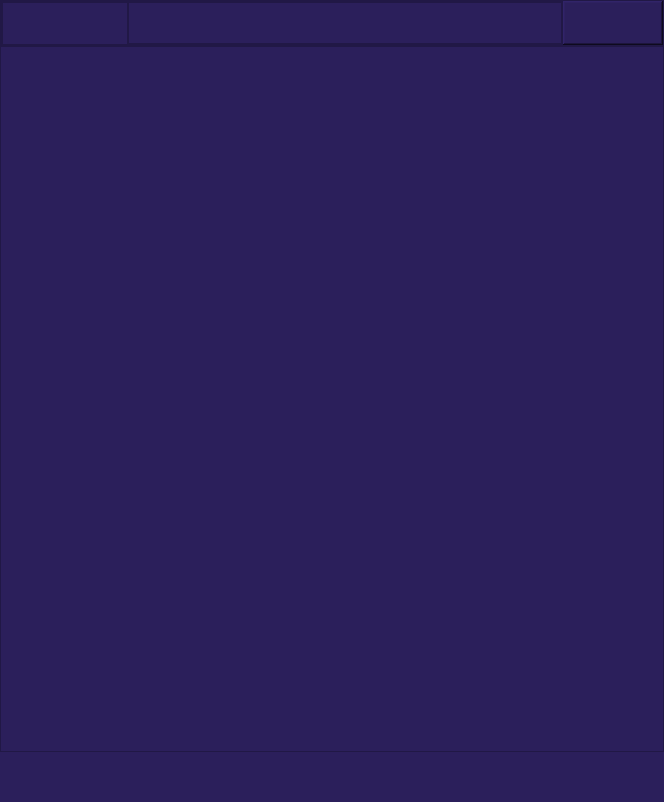
<?xml version="1.0" encoding="UTF-8"?>
<ui version="4.0">
 <class>MainWindow</class>
 <widget class="QMainWindow" name="MainWindow">
  <property name="geometry">
   <rect>
    <x>0</x>
    <y>0</y>
    <width>664</width>
    <height>802</height>
   </rect>
  </property>
  <property name="windowTitle">
   <string>MainWindow</string>
  </property>
  <widget class="QWidget" name="centralwidget">
   <layout class="QVBoxLayout" name="verticalLayout">
    <property name="spacing">
     <number>0</number>
    </property>
    <property name="leftMargin">
     <number>0</number>
    </property>
    <property name="topMargin">
     <number>0</number>
    </property>
    <property name="rightMargin">
     <number>0</number>
    </property>
    <property name="bottomMargin">
     <number>0</number>
    </property>
    <item>
     <widget class="QFrame" name="main_header">
      <property name="enabled">
       <bool>true</bool>
      </property>
      <property name="maximumSize">
       <size>
        <width>16777215</width>
        <height>46</height>
       </size>
      </property>
      <property name="styleSheet">
       <string notr="true">background-color: rgb(43, 31, 91);</string>
      </property>
      <property name="frameShape">
       <enum>QFrame::StyledPanel</enum>
      </property>
      <property name="frameShadow">
       <enum>QFrame::Raised</enum>
      </property>
      <layout class="QHBoxLayout" name="horizontalLayout_2">
       <property name="spacing">
        <number>0</number>
       </property>
       <property name="leftMargin">
        <number>0</number>
       </property>
       <property name="topMargin">
        <number>0</number>
       </property>
       <property name="rightMargin">
        <number>0</number>
       </property>
       <property name="bottomMargin">
        <number>0</number>
       </property>
       <item>
        <widget class="QFrame" name="title_bar_container">
         <property name="enabled">
          <bool>false</bool>
         </property>
         <property name="styleSheet">
          <string notr="true"/>
         </property>
         <property name="frameShape">
          <enum>QFrame::StyledPanel</enum>
         </property>
         <property name="frameShadow">
          <enum>QFrame::Raised</enum>
         </property>
         <layout class="QHBoxLayout" name="horizontalLayout_5">
          <property name="spacing">
           <number>0</number>
          </property>
          <property name="leftMargin">
           <number>0</number>
          </property>
          <property name="topMargin">
           <number>0</number>
          </property>
          <property name="rightMargin">
           <number>0</number>
          </property>
          <property name="bottomMargin">
           <number>0</number>
          </property>
          <item>
           <widget class="QFrame" name="left_menu_toggle">
            <property name="enabled">
             <bool>false</bool>
            </property>
            <property name="minimumSize">
             <size>
              <width>126</width>
              <height>0</height>
             </size>
            </property>
            <property name="maximumSize">
             <size>
              <width>126</width>
              <height>16777215</height>
             </size>
            </property>
            <property name="styleSheet">
             <string notr="true">QPushButton{
	border-radius: 5px;
}
QPushButton:hover{
	background-color: rgb(0, 92, 157);
}</string>
            </property>
            <property name="frameShape">
             <enum>QFrame::StyledPanel</enum>
            </property>
            <property name="frameShadow">
             <enum>QFrame::Raised</enum>
            </property>
            <layout class="QHBoxLayout" name="horizontalLayout_4">
             <property name="spacing">
              <number>0</number>
             </property>
             <property name="leftMargin">
              <number>0</number>
             </property>
             <property name="topMargin">
              <number>0</number>
             </property>
             <property name="rightMargin">
              <number>0</number>
             </property>
             <property name="bottomMargin">
              <number>0</number>
             </property>
             <item>
              <widget class="QPushButton" name="pushButton">
               <property name="minimumSize">
                <size>
                 <width>0</width>
                 <height>50</height>
                </size>
               </property>
               <property name="cursor">
                <cursorShape>PointingHandCursor</cursorShape>
               </property>
               <property name="styleSheet">
                <string notr="true">
</string>
               </property>
               <property name="text">
                <string/>
               </property>
               <property name="icon">
                <iconset resource="LSFM_app.qrc">
                 <normaloff>:/icons/icons/cil-menu.png</normaloff>:/icons/icons/cil-menu.png</iconset>
               </property>
               <property name="iconSize">
                <size>
                 <width>24</width>
                 <height>24</height>
                </size>
               </property>
              </widget>
             </item>
            </layout>
           </widget>
          </item>
          <item>
           <widget class="QFrame" name="title_bar">
            <property name="frameShape">
             <enum>QFrame::StyledPanel</enum>
            </property>
            <property name="frameShadow">
             <enum>QFrame::Raised</enum>
            </property>
           </widget>
          </item>
         </layout>
        </widget>
       </item>
       <item>
        <widget class="QFrame" name="top_right_btns">
         <property name="maximumSize">
          <size>
           <width>100</width>
           <height>16777215</height>
          </size>
         </property>
         <property name="styleSheet">
          <string notr="true">QPushButton{
border-radius: 5px;
}
QPushButton:hover{
background-color:rgb(0,92,157);
}</string>
         </property>
         <property name="frameShape">
          <enum>QFrame::WinPanel</enum>
         </property>
         <property name="frameShadow">
          <enum>QFrame::Raised</enum>
         </property>
         <layout class="QHBoxLayout" name="horizontalLayout_3">
          <property name="spacing">
           <number>-1</number>
          </property>
          <property name="leftMargin">
           <number>0</number>
          </property>
          <property name="topMargin">
           <number>0</number>
          </property>
          <property name="rightMargin">
           <number>0</number>
          </property>
          <property name="bottomMargin">
           <number>0</number>
          </property>
          <item>
           <widget class="QPushButton" name="restoreButton">
            <property name="cursor">
             <cursorShape>PointingHandCursor</cursorShape>
            </property>
            <property name="styleSheet">
             <string notr="true"/>
            </property>
            <property name="text">
             <string/>
            </property>
            <property name="icon">
             <iconset resource="LSFM_app.qrc">
              <normaloff>:/icons/icons/cil-window-restore.png</normaloff>:/icons/icons/cil-window-restore.png</iconset>
            </property>
            <property name="iconSize">
             <size>
              <width>24</width>
              <height>24</height>
             </size>
            </property>
           </widget>
          </item>
          <item>
           <widget class="QPushButton" name="minimzebutton">
            <property name="enabled">
             <bool>true</bool>
            </property>
            <property name="cursor">
             <cursorShape>PointingHandCursor</cursorShape>
            </property>
            <property name="styleSheet">
             <string notr="true"/>
            </property>
            <property name="text">
             <string/>
            </property>
            <property name="icon">
             <iconset resource="LSFM_app.qrc">
              <normaloff>:/icons/icons/cil-minus.png</normaloff>:/icons/icons/cil-minus.png</iconset>
            </property>
            <property name="iconSize">
             <size>
              <width>24</width>
              <height>24</height>
             </size>
            </property>
           </widget>
          </item>
          <item>
           <widget class="QPushButton" name="closeButton">
            <property name="cursor">
             <cursorShape>PointingHandCursor</cursorShape>
            </property>
            <property name="styleSheet">
             <string notr="true"/>
            </property>
            <property name="text">
             <string/>
            </property>
            <property name="icon">
             <iconset resource="LSFM_app.qrc">
              <normaloff>:/icons/icons/cil-x.png</normaloff>:/icons/icons/cil-x.png</iconset>
            </property>
            <property name="iconSize">
             <size>
              <width>24</width>
              <height>24</height>
             </size>
            </property>
           </widget>
          </item>
         </layout>
        </widget>
       </item>
      </layout>
     </widget>
    </item>
    <item>
     <widget class="QFrame" name="main_body">
      <property name="styleSheet">
       <string notr="true">background-color: rgb(43, 31, 91);</string>
      </property>
      <property name="frameShape">
       <enum>QFrame::StyledPanel</enum>
      </property>
      <property name="frameShadow">
       <enum>QFrame::Raised</enum>
      </property>
      <layout class="QHBoxLayout" name="horizontalLayout">
       <property name="spacing">
        <number>0</number>
       </property>
       <property name="leftMargin">
        <number>0</number>
       </property>
       <property name="topMargin">
        <number>0</number>
       </property>
       <property name="rightMargin">
        <number>0</number>
       </property>
       <property name="bottomMargin">
        <number>0</number>
       </property>
       <item>
        <widget class="QFrame" name="left_side_menu">
         <property name="maximumSize">
          <size>
           <width>126</width>
           <height>16777215</height>
          </size>
         </property>
         <property name="styleSheet">
          <string notr="true"/>
         </property>
         <property name="frameShape">
          <enum>QFrame::NoFrame</enum>
         </property>
         <property name="frameShadow">
          <enum>QFrame::Raised</enum>
         </property>
        </widget>
       </item>
       <item>
        <widget class="QWidget" name="cente_main_items" native="true">
         <property name="cursor">
          <cursorShape>ArrowCursor</cursorShape>
         </property>
         <property name="acceptDrops">
          <bool>false</bool>
         </property>
         <property name="styleSheet">
          <string notr="true"/>
         </property>
        </widget>
       </item>
       <item>
        <widget class="QFrame" name="right_side_menu">
         <property name="maximumSize">
          <size>
           <width>100</width>
           <height>16777215</height>
          </size>
         </property>
         <property name="styleSheet">
          <string notr="true"/>
         </property>
         <property name="frameShape">
          <enum>QFrame::NoFrame</enum>
         </property>
         <property name="frameShadow">
          <enum>QFrame::Raised</enum>
         </property>
        </widget>
       </item>
      </layout>
     </widget>
    </item>
    <item>
     <widget class="QFrame" name="main_footer">
      <property name="maximumSize">
       <size>
        <width>16777215</width>
        <height>50</height>
       </size>
      </property>
      <property name="styleSheet">
       <string notr="true">background-color: rgb(43, 31, 91);</string>
      </property>
      <property name="frameShape">
       <enum>QFrame::NoFrame</enum>
      </property>
      <property name="frameShadow">
       <enum>QFrame::Raised</enum>
      </property>
     </widget>
    </item>
   </layout>
  </widget>
 </widget>
 <resources>
  <include location="LSFM_app.qrc"/>
 </resources>
 <connections/>
</ui>
